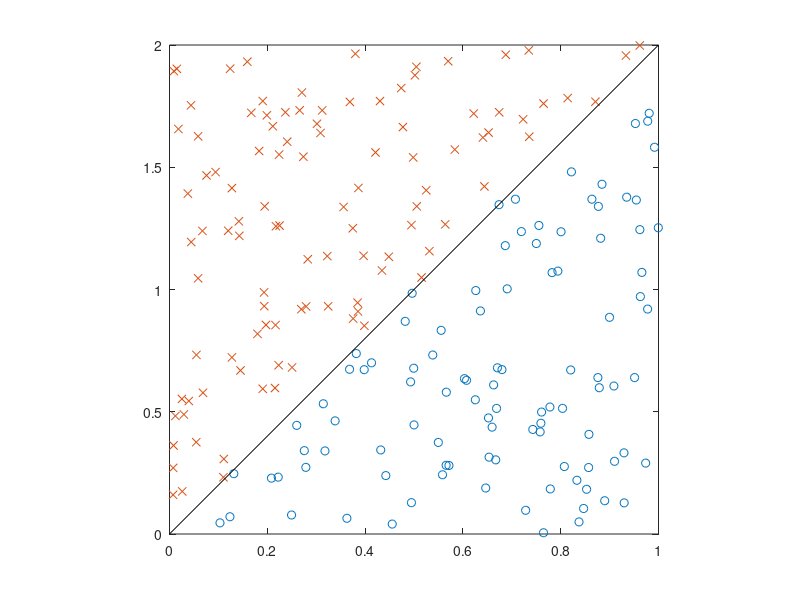

Recreate this plot in MATLAB.
% Example 4.4
% Computational Statistics Handbook with MATLAB, 2nd Edition
% Wendy L. and Angel R. Martinez

c = 2;   % constant 
n=100;  % generate 100 rv's
% set up the arrays to store variates
x = zeros(1,n);  						% random variates
xy = zeros(1,n);						% corresponding y values
rej = zeros(1,n);						% rejected variates
rejy = zeros(1,n); % corresponding y values
irv=1;			
irej=1;
while irv <= n
   y = rand(1);  % random number from g(y)
   u = rand(1);  % random number for comparison
   if u <= 2*y/c;
      x(irv)=y;
      xy(irv) = u*c;
      irv=irv+1
   else
             rej(irej)= y;
      rejy(irej) = u*c; % really comparing u*c<=2*y
      irej = irej + 1
   end
end

acc = irv/(irv+irej);
figure(1)
plot(x, xy, 'o', rej, rejy,'x');
axis square
hold on
plot([0,1], [0,2], 'k');
hold off
